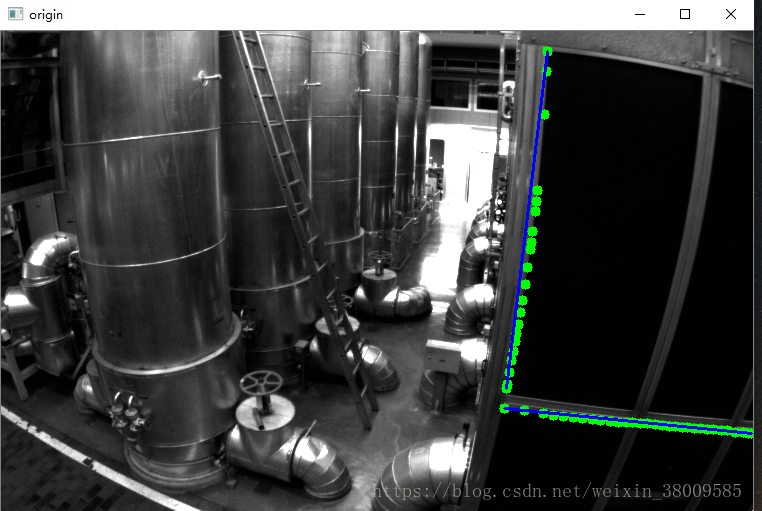
#> input picture distorted.png, 762 x 511 px
$ python TestUndistortImg.py
#> lines starting #> are read from the running program, lines starting #| are printed output that depends on the picture
#> in undistort_img, img_orig is the input picture: shape (511, 762, 4); mean B, G, R, A 65.3, 65.9, 64.1, 255
# coding: utf-8

import numpy as np
from numpy import matrix as mat

import cv2
import os
import math


def undistort(img,                   # image data
              fx, fy, cx, cy,        # camera intrinsics
              k1, k2,                # radial distortion parameters
              p1=None, p2=None,      # tagential distortion parameters
              radial_ud_only=True):
    """
    undistort image using distort model
    test gray-scale image only
    """
#> called with fx = 458.7, fy = 457.3, cx = 367.2, cy = 248.4, k1 = -0.1, k2 = 0.1, p1 = 0.000194, p2 = 1.76e-05
    if img is None:
        print('[Err]: empty image.')
        return

    is_bgr = len(img.shape) == 3
#> is_bgr = True
    if is_bgr:
        H, W, C = img.shape
#> H = 511; W = 762; C = 3
    elif len(img.shape) == 2:
        H, W = img.shape
    else:
        print('[Err]: image format wrong!')
        return

    img_undistort = np.zeros_like(img, dtype=np.uint8)

    # fill in each pixel in un-distorted image
    for v in range(H):
        for u in range(W):  # u,v are pixel coordinates
            # convert to camera coordinates by camera intrinsic parameters
            x1 = (u - cx) / fx
            y1 = (v - cy) / fy

            r_square = (x1 * x1) + (y1 * y1)
            r_quadric = r_square * r_square

            if radial_ud_only:  # do radial undistortion only
                x2 = x1 * (1.0 + k1 * r_square + k2 * r_quadric)
                y2 = y1 * (1.0 + k1 * r_square + k2 * r_quadric)
            else:  # do radial undistortion and tangential undistortion
                x2 = x1 * (1.0 + k1 * r_square + k2 * r_quadric) + \
                    2.0 * p1 * x1 * y1 + p2 * (r_square + 2.0 * x1 * x1)
                y2 = y1 * (1.0 + k1 * r_square + k2 * r_quadric) + \
                    p1 * (r_square + 2.0 * y1 * y1) + 2.0 * p2 * x1 * y1

            # convert back to pixel coordinates
            # using nearest neighbor interpolation
            u_corrected = int(fx * x2 + cx + 0.5)
            v_corrected = int(fy * y2 + cy + 0.5)

            # @Todo: using bilinear interpolation...

            # processing pixel outside the image area
            if u_corrected < 0 or u_corrected >= W \
                    or v_corrected < 0 or v_corrected >= H:
                if is_bgr:
                    img_undistort[v, u, :] = 0
                else:
                    img_undistort[v, u] = 0
            else:
                if is_bgr:
                    img_undistort[v, u, :] = img[v_corrected,
                                                 u_corrected, :]  # y, x
                else:
                    img_undistort[v, u] = img[v_corrected, u_corrected]  # y, x
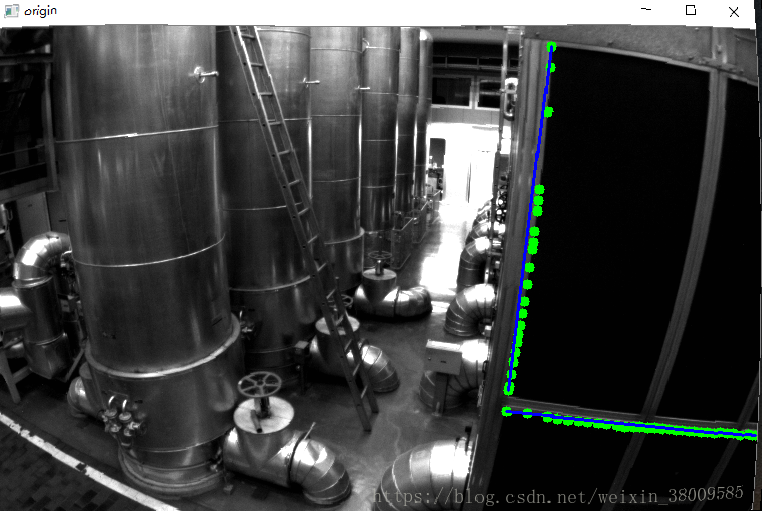
#> img_undistort: shape (511, 762, 3); mean B, G, R 63.9, 64.6, 62.7

    return img_undistort.astype('uint8')


def test_undistort_img():
    img_path = './distorted.png'

    fx = 458.654
    fy = 457.296
    cx = 367.215
    cy = 248.375
    camera_intrinsics = [fx, fy, cx, cy]

    k1 = -0.28340811
    k2 = 0.07395907
    p1 = 0.00019359
    p2 = 1.76187114e-05

    # Init parameters to be optimized
    params = np.array([[-0.1],
                       [0.1]])  # k1k2

    # ---------- Run LM optimization
    LM_Optimize(params)
    k1 = params[0][0]
    k2 = params[1][0]
    # ----------

    undistort_img(img_path, camera_intrinsics, k1, k2, p1, p2)


def undistort_img(img_path,
                  camera_intrinsics,
                  k1, k2, p1=None, p2=None,
                  is_color=True):
    """
    undistort of image
    given camera matrix and distortion coefficients
    """
    # LM_Optimize()

    fx = camera_intrinsics[0]
    fy = camera_intrinsics[1]
    cx = camera_intrinsics[2]
    cy = camera_intrinsics[3]

    if not os.path.isfile(img_path):
        print('[Err]: invalid image path.')
        return

    img_orig = cv2.imread(img_path, cv2.IMREAD_UNCHANGED)

    if is_color:
        img = cv2.imread(img_path, cv2.IMREAD_COLOR)
    else:
        img = cv2.imread(img_path, cv2.IMREAD_GRAYSCALE)

    if img is None:
        print('[Err]: empty image.')
        return

    # ---------- Do undistortion
    img_undistort = undistort(img,
                              fx, fy, cx, cy,
                              k1, k2, p1, p2)
    # ----------

    cv2.imshow('origin', img_orig)
    cv2.imshow('undistort', img_undistort)

    cv2.waitKey()


# [46 lines left out: function show_points_of_curve, not called in this run]


def line_equation(first_x, first_y, second_x, second_y):
    # Ax+By+C=0
    A = second_y - first_y
    B = first_x - second_x
    C = second_x*first_y - first_x*second_y

    # k = -1.0 * A / B
    # b = -1.0 * C / B

    return A, B, C


def dist_of_pt_to_line(pt, A, B, C):
    """
    2D space point to line distance
    """
    # tmp = abs(A*pt[0] + B*pt[1] + C) / math.sqrt(A*A + B*B)
    tmp = -(A*pt[0] + B*pt[1] + C) / math.sqrt(A*A + B*B)

    return tmp
    # return math.sqrt(tmp * tmp)


def undistort_point(u, v,
                    fx, fy, cx, cy,
                    k1, k2, p1=None, p2=None,
                    radial_ud_only=True):
    """
    """
    # convert to camera coordinates by camera intrinsic parameters
    x1 = (u - cx) / fx
    y1 = (v - cy) / fy

    # compute r^2 and r^4
    r_square = (x1 * x1) + (y1 * y1)
    r_quadric = r_square * r_square

    if radial_ud_only:  # do radial undistortion only
        x2 = x1 * (1.0 + k1 * r_square + k2 * r_quadric)
        y2 = y1 * (1.0 + k1 * r_square + k2 * r_quadric)
    else:  # do radial undistortion and tangential undistortion
        x2 = x1 * (1.0 + k1 * r_square + k2 * r_quadric) + \
            2.0 * p1 * x1 * y1 + p2 * (r_square + 2.0 * x1 * x1)
        y2 = y1 * (1.0 + k1 * r_square + k2 * r_quadric) + \
            p1 * (r_square + 2.0 * y1 * y1) + 2.0 * p2 * x1 * y

    # convert back to pixel coordinates
    # using nearest neighbor interpolation
    u_corrected = fx * x2 + cx
    v_corrected = fy * y2 + cy

    return [u_corrected, v_corrected]

# the function


# [31 lines left out: function test_undistort_pts_on_curve, not called in this run]


def Func(fx, fy, cx, cy, k1k2, input_list):
    ret = np.zeros(len(input_list))

    for i, input_i in enumerate(input_list):
        # using numpy array for SIMD
        pts_orig = np.array(input_i)  #

        # applying undistortion of points
        pts_corrected = undistort_point(
            pts_orig[:, 0], pts_orig[:, 1],
            fx, fy, cx, cy,
            k1k2[0][0], k1k2[1][0]
        )

        # compute centroid of undistorted points
        centroid = np.sum(pts_corrected, axis=1)  # get sum by column
        centroid /= float(pts_orig.shape[0])

        # build line of undistorted endpoints
        A, B, C = line_equation(pts_corrected[0][0], pts_corrected[0][1],
                                pts_corrected[-1][0], pts_corrected[-1][1])

        # build loss function and return
        dist = dist_of_pt_to_line(centroid, A, B, C)

        ret[i] = dist

    ret = np.array(ret)
    ret = np.reshape(ret, (-1, 1))
    return ret


def Deriv(fx, fy, cx, cy,
          k1k2,
          input_list,
          i):
    """
    """

    k1k2_delta_1 = k1k2.copy()
    k1k2_delta_2 = k1k2.copy()

    k1k2_delta_1[i, 0] -= 0.000001
    k1k2_delta_2[i, 0] += 0.000001

    p1 = Func(fx, fy, cx, cy, k1k2_delta_1, input_list)
    p2 = Func(fx, fy, cx, cy, k1k2_delta_2, input_list)

    d = (p2 - p1) * 1.0 / (0.000002)

    return d


# [28 lines left out: function test_func, not called in this run]


def LM_Optimize(params, max_iter=100):
    """
    """
    # Known parameters(camera intrinsics)
    fx = 458.654
    fy = 457.296
    cx = 367.215
    cy = 248.375

    # Input
    pts_orig = [
        [546, 20],  [545, 40],  [543, 83],
        [536, 159], [535, 170], [534, 180],
        [531, 200], [530, 211], [529, 218],
        [526, 236], [524, 253], [521, 269],
        [519, 281], [517, 293], [515, 302],
        [514, 310], [512, 320], [510, 329],
        [508, 341], [506, 353], [505, 357]
    ]
    input_list = []
    input_list.append(pts_orig)

    N = len(input_list)  # 数据个数
    print('Total {:d} data.'.format(N))

    u, v = 1, 2
    step = 0
    last_mse = 0.0
    while max_iter:
        step += 1

        mse, mse_tmp = 0.0, 0.0

        # loss
        loss = Func(fx, fy, cx, cy, params, input_list)
        mse += sum(loss**2)
        mse /= N  # normalize

        # build Jacobin matrix
        J = mat(np.zeros((N, 2)))  # 雅克比矩阵
        for i in range(2):
            J[:, i] = Deriv(fx, fy, cx, cy, params, input_list, i)
        print('Jacobin matrix:\n', J)

        H = J.T*J + u*np.eye(2)   # 2×2
        params_delta = -H.I * J.T*fx        #

        # update parameters
        params_tmp = params.copy()
        params_tmp += params_delta

        # current loss
        loss_tmp = Func(fx, fy, cx, cy, params_tmp, input_list)
        mse_tmp = sum(loss_tmp[:, 0]**2)
        mse_tmp /= N

        # adaptive adjustment
        q = float((mse - mse_tmp) /
                  ((0.5*params_delta.T*(u*params_delta - J.T*loss))[0, 0]))
        if q > 0:
            s = 1.0 / 3.0
            v = 2
            mse = mse_tmp
            params = params_tmp
            temp = 1 - pow(2.0*q-1, 3)

            if s > temp:
                u = u*s
            else:
                u = u*temp
        else:
            u = u*v
            v = 2*v
            params = params_tmp

        print("step = %d, abs(mse-lase_mse) = %.8f" %
              (step, abs(mse-last_mse)))
        if abs(mse - last_mse) < 0.000001:
            break

        last_mse = mse  # 记录上一个 mse 的位置
        max_iter -= 1

    print('\nFinal optimized parameters:\n', params)


if __name__ == '__main__':
    test_undistort_img()
    # show_points_of_curve()
    # test_func()

    print('=> Test done.')

$ run again, with Image_l1.jpg saved as distorted.png
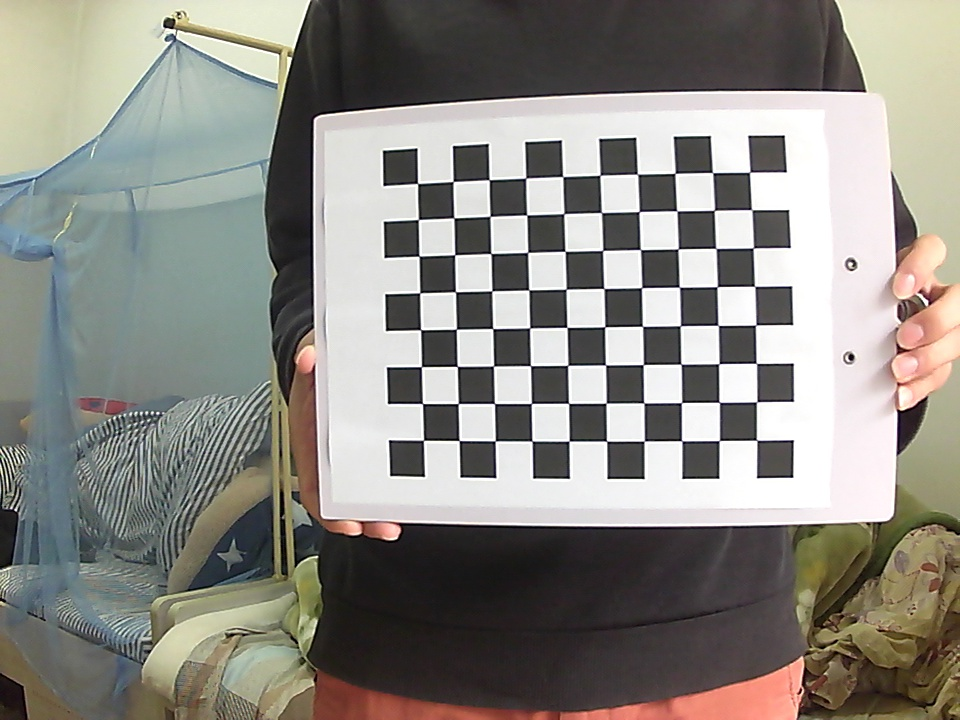
#> input picture Image_l1.jpg, 960 x 720 px
#> in undistort_img, img_orig is the input picture: shape (720, 960, 3); mean B, G, R 131.2, 137.6, 139.7
#> after the loop in undistort, `for v in range(H):`:
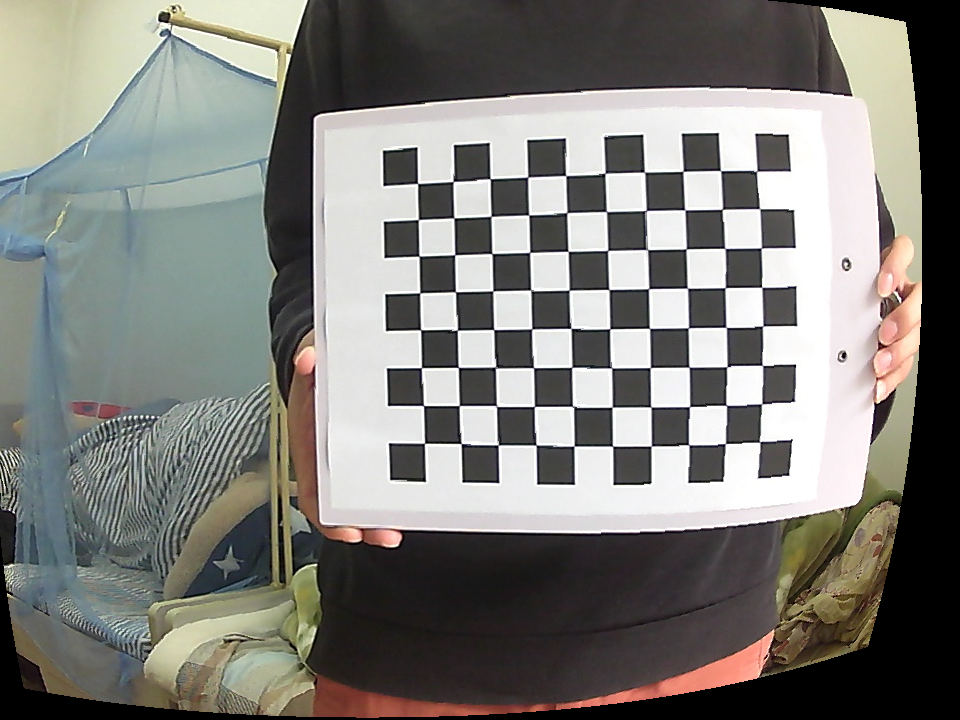
#> img_undistort: shape (720, 960, 3); mean B, G, R 121.2, 126.1, 126.8
